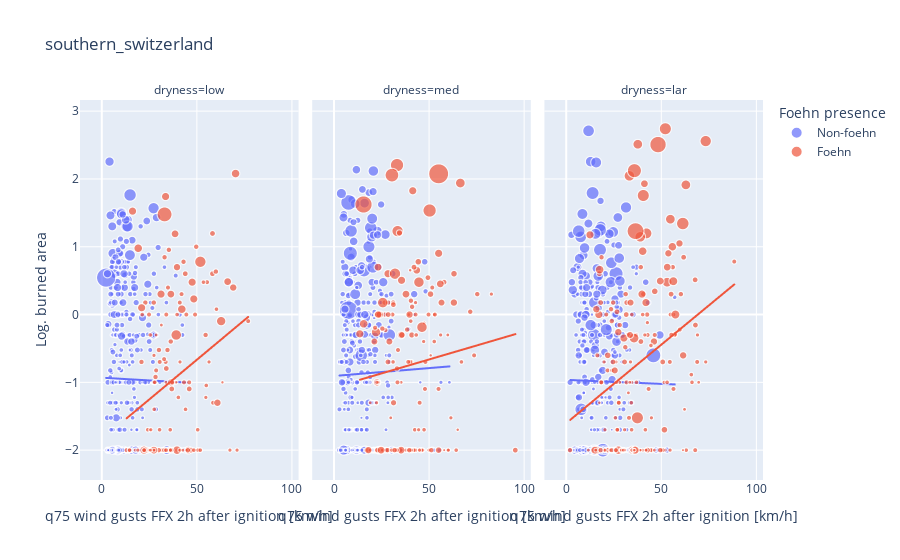
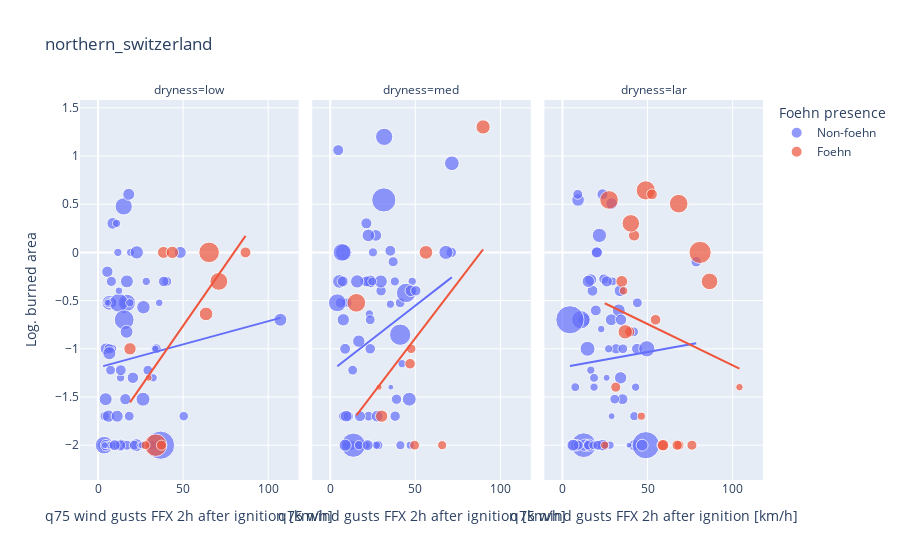

Notebook code cell kept with these figures, in order:
### Code cell
# Loop over all regions
for region in ["southern_switzerland", "northern_switzerland"]:
    df_region = pd.DataFrame()
    for station in regions[region]:

        # Filter the indice dataframe for a station
        if station == "MAG": # If station is MAG, use fire indice data from OTL instead (since they are close and no fire indice data is avaliable for MAG)
            df_indices_st = df_indices.loc[df_indices["abbreviation"]=="OTL", :].set_index("date", verify_integrity=True)
        else:
            df_indices_st = df_indices.loc[df_indices["abbreviation"]==station, :].set_index("date", verify_integrity=True)

        # Select the indice of interest (here the actual FWI). Shift by one day to look at the ignition conditions the day before.
        df_indices_st["FWI_day_before"] = df_indices_st["FWI"].shift(periods=1, freq="D")

        # Filter fires for station of interest.
        df_fires_st = df_fires.loc[df_fires["abbreviation"]==station, :].set_index("date")

        # Join fire data and indice data
        df_st = df_fires_st.join(df_indices_st["FWI_day_before"], how="inner")

        # Define ignition conditions/dryness by FWI quantiles of previous day
        df_st["dryness"] = pd.qcut(df_st["FWI_day_before"], q=3, labels=["low", "med", "lar"])
        
        df_region = pd.concat([df_region, df_st], axis=0, ignore_index=True)
    
    # Set some aliases
    hours = 2
    FFX_q = "q75"
    foehn_variable = f"foehn_minutes_during_{hours}_hours_after_start_of_fire"
    FFX_variable = f"FFX_{FFX_q}_during_{hours}_hours_after_start_of_fire"
    
    # Remove any unknown values
    df_region = df_region.dropna(subset=[foehn_variable, FFX_variable, "FWI_day_before"]).reset_index(drop=True)
    
    # Bin the foehn duration values into non-foehn and foehn
    df_region[f"{foehn_variable}_bin"] = pd.cut(df_region[foehn_variable], bins=[-0.001, 0.001, hours*60], labels=["Non-foehn", "Foehn"])

    # Look at the logarithm of the burned area
    df_region["log_burned_area"] = np.log10(df_region["total [ha]"])
    df_region["sqrt_duration_min"] = np.sqrt(df_region["duration_min"])  # Take square root for visibility
    
    # Plot figure
    fig = px.scatter(
        data_frame=df_region, x=FFX_variable, y="log_burned_area", facet_col="dryness", color=f"{foehn_variable}_bin", title=region, size="sqrt_duration_min",
        category_orders= {"dryness": ["low", "med", "lar"], f"{foehn_variable}_bin": ["Non-foehn", "Foehn"]}, 
        labels={f"{foehn_variable}_bin": "Foehn presence", FFX_variable: f"{FFX_q} wind gusts FFX 2h after ignition [km/h]", "log_burned_area": "Log. burned area", "sqrt_duration_min" : "(Size) Root of fire duration"},  
        trendline="ols",
        height=500
    )
    fig.show()

### Figure 1 — Plotly figure (JSON) as saved in the notebook; plotly's stock layout.template omitted (floating-point values rounded to 4 significant figures; data arrays with more than 128 entries replaced by an {"elided": "..."} marker saying what was removed)
{"data": [{"hovertemplate": "Foehn presence=Non-foehn<br>dryness=low<br>q75 wind gusts FFX 2h after ignition [km/h]=%{x}<br>Log. burned area=%{y}<br>(Size) Root of fire duration=%{marker.size}<extra></extra>", "legendgroup": "Non-foehn", "marker": {"color": "#636efa", "size": {"elided": "440 float values"}, "sizemode": "area", "sizeref": 0.07476, "symbol": "circle"}, "mode": "markers", "name": "Non-foehn", "showlegend": true, "type": "scattergl", "x": {"elided": "440 float values"}, "xaxis": "x", "y": {"elided": "440 float values"}, "yaxis": "y"}, {"hovertemplate": "<b>OLS trendline</b><br>log_burned_area = -0.00160907 * FFX_q75_during_2_hours_after_start_of_fire + -0.931458<br>R<sup>2</sup>=0.000130<br><br>Foehn presence=Non-foehn<br>dryness=low<br>q75 wind gusts FFX 2h after ignition [km/h]=%{x}<br>Log. burned area=%{y} <b>(trend)</b><extra></extra>", "legendgroup": "Non-foehn", "marker": {"color": "#636efa", "symbol": "circle"}, "mode": "lines", "name": "Non-foehn", "showlegend": false, "type": "scattergl", "x": {"elided": "440 float values"}, "xaxis": "x", "y": {"elided": "440 float values"}, "yaxis": "y"}, {"hovertemplate": "Foehn presence=Non-foehn<br>dryness=med<br>q75 wind gusts FFX 2h after ignition [km/h]=%{x}<br>Log. burned area=%{y}<br>(Size) Root of fire duration=%{marker.size}<extra></extra>", "legendgroup": "Non-foehn", "marker": {"color": "#636efa", "size": {"elided": "428 float values"}, "sizemode": "area", "sizeref": 0.07476, "symbol": "circle"}, "mode": "markers", "name": "Non-foehn", "showlegend": false, "type": "scattergl", "x": {"elided": "428 float values"}, "xaxis": "x2", "y": {"elided": "428 float values"}, "yaxis": "y2"}, {"hovertemplate": "<b>OLS trendline</b><br>log_burned_area = 0.00232206 * FFX_q75_during_2_hours_after_start_of_fire + -0.906332<br>R<sup>2</sup>=0.000373<br><br>Foehn presence=Non-foehn<br>dryness=med<br>q75 wind gusts FFX 2h after ignition [km/h]=%{x}<br>Log. burned area=%{y} <b>(trend)</b><extra></extra>", "legendgroup": "Non-foehn", "marker": {"color": "#636efa", "symbol": "circle"}, "mode": "lines", "name": "Non-foehn", "showlegend": false, "type": "scattergl", "x": {"elided": "428 float values"}, "xaxis": "x2", "y": {"elided": "428 float values"}, "yaxis": "y2"}, {"hovertemplate": "Foehn presence=Non-foehn<br>dryness=lar<br>q75 wind gusts FFX 2h after ignition [km/h]=%{x}<br>Log. burned area=%{y}<br>(Size) Root of fire duration=%{marker.size}<extra></extra>", "legendgroup": "Non-foehn", "marker": {"color": "#636efa", "size": {"elided": "456 float values"}, "sizemode": "area", "sizeref": 0.07476, "symbol": "circle"}, "mode": "markers", "name": "Non-foehn", "showlegend": false, "type": "scattergl", "x": {"elided": "456 float values"}, "xaxis": "x3", "y": {"elided": "456 float values"}, "yaxis": "y3"}, {"hovertemplate": "<b>OLS trendline</b><br>log_burned_area = -0.00118396 * FFX_q75_during_2_hours_after_start_of_fire + -0.962883<br>R<sup>2</sup>=0.000108<br><br>Foehn presence=Non-foehn<br>dryness=lar<br>q75 wind gusts FFX 2h after ignition [km/h]=%{x}<br>Log. burned area=%{y} <b>(trend)</b><extra></extra>", "legendgroup": "Non-foehn", "marker": {"color": "#636efa", "symbol": "circle"}, "mode": "lines", "name": "Non-foehn", "showlegend": false, "type": "scattergl", "x": {"elided": "456 float values"}, "xaxis": "x3", "y": {"elided": "456 float values"}, "yaxis": "y3"}, {"hovertemplate": "Foehn presence=Foehn<br>dryness=low<br>q75 wind gusts FFX 2h after ignition [km/h]=%{x}<br>Log. burned area=%{y}<br>(Size) Root of fire duration=%{marker.size}<extra></extra>", "legendgroup": "Foehn", "marker": {"color": "#EF553B", "size": {"elided": "140 float values"}, "sizemode": "area", "sizeref": 0.07476, "symbol": "circle"}, "mode": "markers", "name": "Foehn", "showlegend": true, "type": "scattergl", "x": {"elided": "140 float values"}, "xaxis": "x", "y": {"elided": "140 float values"}, "yaxis": "y"}, {"hovertemplate": "<b>OLS trendline</b><br>log_burned_area = 0.0233873 * FFX_q75_during_2_hours_after_start_of_fire + -1.8364<br>R<sup>2</sup>=0.077849<br><br>Foehn presence=Foehn<br>dryness=low<br>q75 wind gusts FFX 2h after ignition [km/h]=%{x}<br>Log. burned area=%{y} <b>(trend)</b><extra></extra>", "legendgroup": "Foehn", "marker": {"color": "#EF553B", "symbol": "circle"}, "mode": "lines", "name": "Foehn", "showlegend": false, "type": "scattergl", "x": {"elided": "140 float values"}, "xaxis": "x", "y": {"elided": "140 float values"}, "yaxis": "y"}, {"hovertemplate": "Foehn presence=Foehn<br>dryness=med<br>q75 wind gusts FFX 2h after ignition [km/h]=%{x}<br>Log. burned area=%{y}<br>(Size) Root of fire duration=%{marker.size}<extra></extra>", "legendgroup": "Foehn", "marker": {"color": "#EF553B", "size": {"elided": "155 float values"}, "sizemode": "area", "sizeref": 0.07476, "symbol": "circle"}, "mode": "markers", "name": "Foehn", "showlegend": false, "type": "scattergl", "x": {"elided": "155 float values"}, "xaxis": "x2", "y": {"elided": "155 float values"}, "yaxis": "y2"}, {"hovertemplate": "<b>OLS trendline</b><br>log_burned_area = 0.00822922 * FFX_q75_during_2_hours_after_start_of_fire + -1.07499<br>R<sup>2</sup>=0.011103<br><br>Foehn presence=Foehn<br>dryness=med<br>q75 wind gusts FFX 2h after ignition [km/h]=%{x}<br>Log. burned area=%{y} <b>(trend)</b><extra></extra>", "legendgroup": "Foehn", "marker": {"color": "#EF553B", "symbol": "circle"}, "mode": "lines", "name": "Foehn", "showlegend": false, "type": "scattergl", "x": {"elided": "155 float values"}, "xaxis": "x2", "y": {"elided": "155 float values"}, "yaxis": "y2"}, {"hovertemplate": "Foehn presence=Foehn<br>dryness=lar<br>q75 wind gusts FFX 2h after ignition [km/h]=%{x}<br>Log. burned area=%{y}<br>(Size) Root of fire duration=%{marker.size}<extra></extra>", "legendgroup": "Foehn", "marker": {"color": "#EF553B", "size": {"elided": "179 float values"}, "sizemode": "area", "sizeref": 0.07476, "symbol": "circle"}, "mode": "markers", "name": "Foehn", "showlegend": false, "type": "scattergl", "x": {"elided": "179 float values"}, "xaxis": "x3", "y": {"elided": "179 float values"}, "yaxis": "y3"}, {"hovertemplate": "<b>OLS trendline</b><br>log_burned_area = 0.0231422 * FFX_q75_during_2_hours_after_start_of_fire + -1.60732<br>R<sup>2</sup>=0.086745<br><br>Foehn presence=Foehn<br>dryness=lar<br>q75 wind gusts FFX 2h after ignition [km/h]=%{x}<br>Log. burned area=%{y} <b>(trend)</b><extra></extra>", "legendgroup": "Foehn", "marker": {"color": "#EF553B", "symbol": "circle"}, "mode": "lines", "name": "Foehn", "showlegend": false, "type": "scattergl", "x": {"elided": "179 float values"}, "xaxis": "x3", "y": {"elided": "179 float values"}, "yaxis": "y3"}], "layout": {"annotations": [{"font": {}, "showarrow": false, "text": "dryness=low", "x": 0.16, "xanchor": "center", "xref": "paper", "y": 1, "yanchor": "bottom", "yref": "paper"}, {"font": {}, "showarrow": false, "text": "dryness=med", "x": 0.5, "xanchor": "center", "xref": "paper", "y": 1, "yanchor": "bottom", "yref": "paper"}, {"font": {}, "showarrow": false, "text": "dryness=lar", "x": 0.84, "xanchor": "center", "xref": "paper", "y": 1, "yanchor": "bottom", "yref": "paper"}], "autosize": true, "legend": {"itemsizing": "constant", "title": {"text": "Foehn presence"}, "tracegroupgap": 0}, "title": {"text": "southern_switzerland"}, "xaxis": {"anchor": "y", "autorange": true, "domain": [0, 0.32], "range": [-7.376, 102.2], "title": {"text": "q75 wind gusts FFX 2h after ignition [km/h]"}, "type": "linear"}, "xaxis2": {"anchor": "y2", "autorange": true, "domain": [0.34, 0.66], "matches": "x", "range": [-7.376, 102.2], "title": {"text": "q75 wind gusts FFX 2h after ignition [km/h]"}, "type": "linear"}, "xaxis3": {"anchor": "y3", "autorange": true, "domain": [0.68, 1.0], "matches": "x", "range": [-7.376, 102.2], "title": {"text": "q75 wind gusts FFX 2h after ignition [km/h]"}, "type": "linear"}, "yaxis": {"anchor": "x", "autorange": true, "domain": [0, 1], "range": [-2.476, 3.197], "title": {"text": "Log. burned area"}, "type": "linear"}, "yaxis2": {"anchor": "x2", "autorange": true, "domain": [0, 1], "matches": "y", "range": [-2.476, 3.197], "showticklabels": false, "type": "linear"}, "yaxis3": {"anchor": "x3", "autorange": true, "domain": [0, 1], "matches": "y", "range": [-2.476, 3.197], "showticklabels": false, "type": "linear"}}}

### Figure 2 — Plotly figure (JSON) as saved in the notebook; plotly's stock layout.template omitted (floating-point values rounded to 4 significant figures)
{"data": [{"hovertemplate": "Foehn presence=Non-foehn<br>dryness=low<br>q75 wind gusts FFX 2h after ignition [km/h]=%{x}<br>Log. burned area=%{y}<br>(Size) Root of fire duration=%{marker.size}<extra></extra>", "legendgroup": "Non-foehn", "marker": {"color": "#636efa", "size": [1.414, 1.871, 1.42, 2.652, 1.323, 1.803, 1.278, 1, 4.586, 2.004, 4.361, 1.016, 2.004, 1.008, 1.875, 1.258, 1, 0.7638, 1.571, 3.162, 1.414, 1.42, 1.586, 1.941, 0.7071, 1.426, 4.361, 5.101, 2.008, 2.449, 0.866, 0.8756, 1.008, 0.7186, 5.788, 2.453, 1.008, 1.414, 2.236, 2.858, 1.633, 2.121, 1.472, 1.414, 1.414, 1.936, 0.866, 1, 11.75, 2.598, 1.5, 2.466, 1.323, 0.8165, 1, 2.449, 2.517, 1.225, 1.118, 2.236, 1.565, 2.121, 0.7071, 0.9129, 2.446, 0.7071, 1.5, 2.121, 1.78, 0.8165, 1.732, 1.414], "sizemode": "area", "sizeref": 0.02937, "symbol": "circle"}, "mode": "markers", "name": "Non-foehn", "orientation": "v", "showlegend": true, "type": "scatter", "x": [25.48, 5.5, 29.27, 26.7, 4, 3.075, 31.98, 26.3, 3.6, 4.7, 15.1, 28.38, 14.28, 13.25, 16.07, 8.3, 19.18, 14.5, 6.575, 6.675, 15.25, 7.6, 8.075, 4.7, 15.18, 6.1, 16.95, 12.2, 8.7, 16.98, 12.3, 5.575, 18.7, 5.8, 15.38, 22.5, 11.68, 40.4, 13.18, 26.45, 38.6, 18.05, 17, 18.35, 21.3, 20.5, 35.98, 32.4, 36.73, 22.77, 34.2, 4.5, 50.38, 33.73, 10.9, 107.2, 6.675, 11.25, 8.3, 6.2, 13.25, 11.28, 24.85, 6.8, 16.78, 4.05, 7.85, 48.33, 9.8, 25.9, 13.4, 7.375], "xaxis": "x", "y": [-2, -0.2007, -1.222, -0.5686, -1.699, -2, -2, -2, -2, -1, 0.4771, -0.301, -2, -1.301, -1.523, -1, 0, -2, -1, -0.5229, -0.5229, -0.5229, -0.5229, -2, -0.6021, -0.5229, -0.5229, -0.5229, 0.301, -0.301, -0.3979, -2, -0.5229, -0.5229, -0.699, -2, 0, -0.301, -2, -1.523, -0.301, 0.6021, -2, -1.699, -2, -1.301, -0.5229, -1.301, -2, 0, -1, -1.523, -1.699, -1, 0.301, -0.699, -1.046, -2, -2, -1.699, -2, -1.699, -2, -2, -0.8239, -2, -0.301, 0, -2, -2, -1.222, -1.222], "yaxis": "y"}, {"hovertemplate": "<b>OLS trendline</b><br>log_burned_area = 0.00480826 * FFX_q75_during_2_hours_after_start_of_fire + -1.19481<br>R<sup>2</sup>=0.009021<br><br>Foehn presence=Non-foehn<br>dryness=low<br>q75 wind gusts FFX 2h after ignition [km/h]=%{x}<br>Log. burned area=%{y} <b>(trend)</b><extra></extra>", "legendgroup": "Non-foehn", "marker": {"color": "#636efa", "symbol": "circle"}, "mode": "lines", "name": "Non-foehn", "showlegend": false, "type": "scatter", "x": [3.075, 3.6, 4, 4.05, 4.5, 4.7, 4.7, 5.5, 5.575, 5.8, 6.1, 6.2, 6.575, 6.675, 6.675, 6.8, 7.375, 7.6, 7.85, 8.075, 8.3, 8.3, 8.7, 9.8, 10.9, 11.25, 11.28, 11.68, 12.2, 12.3, 13.18, 13.25, 13.25, 13.4, 14.28, 14.5, 15.1, 15.18, 15.25, 15.38, 16.07, 16.78, 16.95, 16.98, 17, 18.05, 18.35, 18.7, 19.18, 20.5, 21.3, 22.5, 22.77, 24.85, 25.48, 25.9, 26.3, 26.45, 26.7, 28.38, 29.27, 31.98, 32.4, 33.73, 34.2, 35.98, 36.73, 38.6, 40.4, 48.33, 50.38, 107.2], "xaxis": "x", "y": [-1.18, -1.178, -1.176, -1.175, -1.173, -1.172, -1.172, -1.168, -1.168, -1.167, -1.165, -1.165, -1.163, -1.163, -1.163, -1.162, -1.159, -1.158, -1.157, -1.156, -1.155, -1.155, -1.153, -1.148, -1.142, -1.141, -1.141, -1.139, -1.136, -1.136, -1.131, -1.131, -1.131, -1.13, -1.126, -1.125, -1.122, -1.122, -1.121, -1.121, -1.118, -1.114, -1.113, -1.113, -1.113, -1.108, -1.107, -1.105, -1.103, -1.096, -1.092, -1.087, -1.085, -1.075, -1.072, -1.07, -1.068, -1.068, -1.066, -1.058, -1.054, -1.041, -1.039, -1.033, -1.03, -1.022, -1.018, -1.009, -1.001, -0.9625, -0.9526, -0.6795], "yaxis": "y"}, {"hovertemplate": "Foehn presence=Non-foehn<br>dryness=med<br>q75 wind gusts FFX 2h after ignition [km/h]=%{x}<br>Log. burned area=%{y}<br>(Size) Root of fire duration=%{marker.size}<extra></extra>", "legendgroup": "Non-foehn", "marker": {"color": "#636efa", "size": [1.231, 1.633, 1.633, 2.915, 3.165, 1.42, 2.24, 1.225, 1.041, 1.414, 1.426, 2.739, 1.78, 1, 1, 1.414, 1, 2.831, 1.746, 1.581, 1.414, 1.522, 1, 1.008, 8.603, 1.426, 4.002, 2.004, 1.016, 1.008, 1.737, 1.231, 2.55, 1.581, 2.24, 2.236, 1.231, 4.384, 1.586, 1.737, 1.732, 1.5, 2.598, 2.5, 1.155, 5.583, 0.5, 1.225, 1.78, 2, 1.008, 1.581, 1.581, 6.671, 1, 0.9574, 1.581, 1, 1, 1.78, 8.66, 1.258, 1.732, 2.179, 1.784, 2.338, 1.78, 4.61, 4.708, 1.996, 1.581, 2.037], "sizemode": "area", "sizeref": 0.02937, "symbol": "circle"}, "mode": "markers", "name": "Non-foehn", "orientation": "v", "showlegend": false, "type": "scatter", "x": [25.1, 71.08, 23.5, 67.97, 71.47, 22.52, 16.78, 28.27, 48.17, 41.1, 20.25, 5.4, 21.25, 20.4, 10.5, 13.18, 8.575, 46.45, 17, 12.43, 7.775, 9.8, 27.1, 23, 31.48, 23.5, 7.9, 26.8, 18.8, 9.05, 7.3, 9.8, 23.4, 5.975, 23.8, 7.675, 41.23, 31.7, 29.88, 21.48, 35.3, 36.98, 15.85, 29.73, 24.68, 44.6, 35.6, 37.98, 17.48, 47.38, 42.2, 38.98, 10.6, 41.1, 18.1, 46.98, 38.15, 21.35, 35.38, 17.57, 13.57, 16.9, 8.75, 8.75, 22, 22.4, 4.7, 6.9, 4.175, 9.375, 50.3, 27.55], "xaxis": "x2", "y": [0, 0, -1, 0, 0.9243, -1.699, -0.9208, -2, -0.301, -0.5229, -0.301, -0.301, 0.301, -2, -2, -1.222, -2, -1.523, -2, -2, -1.699, -0.5229, -2, -0.6383, 0.5441, -0.699, 0, 0.1761, -2, -0.5229, -0.301, -2, -0.301, -0.5229, -0.301, -0.699, -2, 1.199, -0.3979, -0.301, 0.01703, -0.09691, -0.301, -0.301, -0.301, -0.4202, -1.398, -0.301, -1.699, -0.3979, -1.155, -1.523, -1.699, -0.8539, -2, -2, -1.699, -2, -0.5376, -2, -2, -2, -1, -2, -2, 0.1761, 1.061, 0, -0.5229, -1.699, -0.3979, -1.699], "yaxis": "y2"}, {"hovertemplate": "<b>OLS trendline</b><br>log_burned_area = 0.0137105 * FFX_q75_during_2_hours_after_start_of_fire + -1.23776<br>R<sup>2</sup>=0.059048<br><br>Foehn presence=Non-foehn<br>dryness=med<br>q75 wind gusts FFX 2h after ignition [km/h]=%{x}<br>Log. burned area=%{y} <b>(trend)</b><extra></extra>", "legendgroup": "Non-foehn", "marker": {"color": "#636efa", "symbol": "circle"}, "mode": "lines", "name": "Non-foehn", "showlegend": false, "type": "scatter", "x": [4.175, 4.7, 5.4, 5.975, 6.9, 7.3, 7.675, 7.775, 7.9, 8.575, 8.75, 8.75, 9.05, 9.375, 9.8, 9.8, 10.5, 10.6, 12.43, 13.18, 13.57, 15.85, 16.78, 16.9, 17, 17.48, 17.57, 18.1, 18.8, 20.25, 20.4, 21.25, 21.35, 21.48, 22, 22.4, 22.52, 23, 23.4, 23.5, 23.5, 23.8, 24.68, 25.1, 26.8, 27.1, 27.55, 28.27, 29.73, 29.88, 31.48, 31.7, 35.3, 35.38, 35.6, 36.98, 37.98, 38.15, 38.98, 41.1, 41.1, 41.23, 42.2, 44.6, 46.45, 46.98, 47.38, 48.17, 50.3, 67.97, 71.08, 71.47], "xaxis": "x2", "y": [-1.181, -1.173, -1.164, -1.156, -1.143, -1.138, -1.133, -1.131, -1.129, -1.12, -1.118, -1.118, -1.114, -1.109, -1.103, -1.103, -1.094, -1.092, -1.067, -1.057, -1.052, -1.02, -1.008, -1.006, -1.005, -0.9982, -0.9968, -0.9896, -0.98, -0.9601, -0.9581, -0.9464, -0.945, -0.9433, -0.9361, -0.9306, -0.9289, -0.9224, -0.9169, -0.9156, -0.9156, -0.9114, -0.8995, -0.8936, -0.8703, -0.8662, -0.86, -0.8501, -0.8302, -0.8282, -0.8062, -0.8031, -0.7538, -0.7527, -0.7497, -0.7308, -0.7171, -0.7147, -0.7034, -0.6743, -0.6743, -0.6725, -0.6592, -0.6263, -0.6009, -0.5937, -0.5882, -0.5773, -0.5481, -0.3058, -0.2633, -0.2578], "yaxis": "y2"}, {"hovertemplate": "Foehn presence=Non-foehn<br>dryness=lar<br>q75 wind gusts FFX 2h after ignition [km/h]=%{x}<br>Log. burned area=%{y}<br>(Size) Root of fire duration=%{marker.size}<extra></extra>", "legendgroup": "Non-foehn", "marker": {"color": "#636efa", "size": [1.586, 1.871, 1.008, 1.414, 1.581, 0.7188, 1.155, 1.225, 1.871, 1.732, 1, 9.002, 1.742, 1, 1, 1.732, 2.306, 1.176, 0.7071, 0.5164, 0.8466, 1.147, 1.732, 2.236, 1.803, 1.414, 1.732, 1.5, 2.349, 1, 1.581, 1.779, 3.279, 0.8756, 10.93, 1, 2.004, 2.004, 1.826, 1.42, 3, 1.732, 2.449, 1.384, 2.07, 2.236, 1.155, 2, 0.7071, 3.873, 1.915, 2.179, 1.291, 4.95, 1.954, 1.483, 2.078, 2.121, 1.08, 1.443, 11.7, 1.384, 2.125, 2.236], "sizemode": "area", "sizeref": 0.02937, "symbol": "circle"}, "mode": "markers", "name": "Non-foehn", "orientation": "v", "showlegend": false, "type": "scatter", "x": [20.2, 20.2, 43, 41.8, 78.58, 25.95, 7.55, 42.2, 42.2, 35.3, 16.68, 12.47, 22.15, 18.57, 18.57, 19.6, 13.07, 18.57, 10.28, 39.1, 22.77, 29.38, 14.05, 13.07, 23.55, 44, 17.65, 24.27, 9.175, 27.98, 31.48, 6.55, 14.75, 24.57, 48.98, 27.18, 28.9, 33.8, 26.05, 9, 21.7, 43.77, 33.1, 35.47, 28.68, 34.17, 11.45, 23.8, 28.9, 49.58, 34.4, 15.78, 15.18, 10.8, 8.1, 9.25, 46.83, 6.2, 18, 20.77, 4.4, 30.7, 16.6, 15.2], "xaxis": "x3", "y": [0, 0, -1.398, -0.8239, -0.09691, -1.301, -1.398, -1.699, -2, -1.523, -1.222, -2, -2, -2, -1.398, -0.6021, -0.699, -1.301, -2, -2, -0.7959, -0.301, -2, -2, 0.6021, -0.5229, -0.3979, -0.2757, 0.5441, -2, -1, -2, -1, -2, -2, -1, 0.5051, -0.3979, -0.301, 0.6021, 0.1761, -1, -0.6021, -1, -0.699, -1.301, -0.699, -2, -1.699, -1, -0.699, -2, -2, -0.699, -2, -2, -2, -2, -2, -2, -0.699, -1.523, -0.284, -0.301], "yaxis": "y3"}, {"hovertemplate": "<b>OLS trendline</b><br>log_burned_area = 0.00318229 * FFX_q75_during_2_hours_after_start_of_fire + -1.19182<br>R<sup>2</sup>=0.002927<br><br>Foehn presence=Non-foehn<br>dryness=lar<br>q75 wind gusts FFX 2h after ignition [km/h]=%{x}<br>Log. burned area=%{y} <b>(trend)</b><extra></extra>", "legendgroup": "Non-foehn", "marker": {"color": "#636efa", "symbol": "circle"}, "mode": "lines", "name": "Non-foehn", "showlegend": false, "type": "scatter", "x": [4.4, 6.2, 6.55, 7.55, 8.1, 9, 9.175, 9.25, 10.28, 10.8, 11.45, 12.47, 13.07, 13.07, 14.05, 14.75, 15.18, 15.2, 15.78, 16.6, 16.68, 17.65, 18, 18.57, 18.57, 18.57, 19.6, 20.2, 20.2, 20.77, 21.7, 22.15, 22.77, 23.55, 23.8, 24.27, 24.57, 25.95, 26.05, 27.18, 27.98, 28.68, 28.9, 28.9, 29.38, 30.7, 31.48, 33.1, 33.8, 34.17, 34.4, 35.3, 35.47, 39.1, 41.8, 42.2, 42.2, 43, 43.77, 44, 46.83, 48.98, 49.58, 78.58], "xaxis": "x3", "y": [-1.178, -1.172, -1.171, -1.168, -1.166, -1.163, -1.163, -1.162, -1.159, -1.157, -1.155, -1.152, -1.15, -1.15, -1.147, -1.145, -1.144, -1.143, -1.142, -1.139, -1.139, -1.136, -1.135, -1.133, -1.133, -1.133, -1.129, -1.128, -1.128, -1.126, -1.123, -1.121, -1.119, -1.117, -1.116, -1.115, -1.114, -1.109, -1.109, -1.105, -1.103, -1.101, -1.1, -1.1, -1.098, -1.094, -1.092, -1.086, -1.084, -1.083, -1.082, -1.079, -1.079, -1.067, -1.059, -1.058, -1.058, -1.055, -1.053, -1.052, -1.043, -1.036, -1.034, -0.9418], "yaxis": "y3"}, {"hovertemplate": "Foehn presence=Foehn<br>dryness=low<br>q75 wind gusts FFX 2h after ignition [km/h]=%{x}<br>Log. burned area=%{y}<br>(Size) Root of fire duration=%{marker.size}<extra></extra>", "legendgroup": "Foehn", "marker": {"color": "#EF553B", "size": [6.248, 2.24, 7.418, 1.183, 1.737, 2.121, 0.7071, 2.739, 4.683, 2.24, 1.506], "sizemode": "area", "sizeref": 0.02937, "symbol": "circle"}, "mode": "markers", "name": "Foehn", "orientation": "v", "showlegend": true, "type": "scatter", "x": [65.28, 18.8, 33.92, 27.93, 86.68, 38.45, 29.73, 63.48, 71, 43.67, 37.27], "xaxis": "x", "y": [0, -1, -2, -2, 0, 0, -1.301, -0.6383, -0.301, 0, -2], "yaxis": "y"}, {"hovertemplate": "<b>OLS trendline</b><br>log_burned_area = 0.0254266 * FFX_q75_during_2_hours_after_start_of_fire + -2.03323<br>R<sup>2</sup>=0.397093<br><br>Foehn presence=Foehn<br>dryness=low<br>q75 wind gusts FFX 2h after ignition [km/h]=%{x}<br>Log. burned area=%{y} <b>(trend)</b><extra></extra>", "legendgroup": "Foehn", "marker": {"color": "#EF553B", "symbol": "circle"}, "mode": "lines", "name": "Foehn", "showlegend": false, "type": "scatter", "x": [18.8, 27.93, 29.73, 33.92, 37.27, 38.45, 43.67, 63.48, 65.28, 71, 86.68], "xaxis": "x", "y": [-1.555, -1.323, -1.277, -1.171, -1.085, -1.056, -0.9227, -0.4193, -0.3735, -0.2279, 0.1706], "yaxis": "y"}, {"hovertemplate": "Foehn presence=Foehn<br>dryness=med<br>q75 wind gusts FFX 2h after ignition [km/h]=%{x}<br>Log. burned area=%{y}<br>(Size) Root of fire duration=%{marker.size}<extra></extra>", "legendgroup": "Foehn", "marker": {"color": "#EF553B", "size": [5.099, 1.335, 1.414, 2.24, 0.5774, 1.225, 2.986, 2.775, 1.648], "sizemode": "area", "sizeref": 0.02937, "symbol": "circle"}, "mode": "markers", "name": "Foehn", "orientation": "v", "showlegend": false, "type": "scatter", "x": [15.38, 47.55, 49.58, 30.2, 28.68, 65.78, 89.83, 56.25, 46.9], "xaxis": "x2", "y": [-0.5229, -1, -2, -1.699, -1.398, -2, 1.301, 0, -1.155], "yaxis": "y2"}, {"hovertemplate": "<b>OLS trendline</b><br>log_burned_area = 0.0231236 * FFX_q75_during_2_hours_after_start_of_fire + -2.04664<br>R<sup>2</sup>=0.227101<br><br>Foehn presence=Foehn<br>dryness=med<br>q75 wind gusts FFX 2h after ignition [km/h]=%{x}<br>Log. burned area=%{y} <b>(trend)</b><extra></extra>", "legendgroup": "Foehn", "marker": {"color": "#EF553B", "symbol": "circle"}, "mode": "lines", "name": "Foehn", "showlegend": false, "type": "scatter", "x": [15.38, 28.68, 30.2, 46.9, 47.55, 49.58, 56.25, 65.78, 89.83], "xaxis": "x2", "y": [-1.691, -1.384, -1.348, -0.9621, -0.9471, -0.9003, -0.7459, -0.5257, 0.03045], "yaxis": "y2"}, {"hovertemplate": "Foehn presence=Foehn<br>dryness=lar<br>q75 wind gusts FFX 2h after ignition [km/h]=%{x}<br>Log. burned area=%{y}<br>(Size) Root of fire duration=%{marker.size}<extra></extra>", "legendgroup": "Foehn", "marker": {"color": "#EF553B", "size": [5.099, 1.875, 7.224, 4.054, 1.581, 1.658, 5.099, 1.871, 2.062, 1.489, 4.531, 1.5, 1.08, 0.9574, 3.041, 1.414, 1, 1.906, 0.8367, 5.391, 1.698, 1.528], "sizemode": "area", "sizeref": 0.02937, "symbol": "circle"}, "mode": "markers", "name": "Foehn", "orientation": "v", "showlegend": false, "type": "scatter", "x": [68.3, 58.78, 80.88, 86.42, 39.48, 54.7, 27.4, 42.1, 34.85, 76.08, 40.17, 31.33, 35.9, 46.38, 36.88, 68.5, 24.85, 59.15, 104, 48.95, 52.6, 67.4], "xaxis": "x3", "y": [0.5051, -2, 0, -0.301, -0.8239, -0.699, 0.5441, 0.1761, -0.301, -2, 0.301, -1.398, -0.3979, -1.699, -0.8239, -2, -2, -2, -1.398, 0.6435, 0.6021, -2], "yaxis": "y3"}, {"hovertemplate": "<b>OLS trendline</b><br>log_burned_area = -0.00855795 * FFX_q75_during_2_hours_after_start_of_fire + -0.314908<br>R<sup>2</sup>=0.031434<br><br>Foehn presence=Foehn<br>dryness=lar<br>q75 wind gusts FFX 2h after ignition [km/h]=%{x}<br>Log. burned area=%{y} <b>(trend)</b><extra></extra>", "legendgroup": "Foehn", "marker": {"color": "#EF553B", "symbol": "circle"}, "mode": "lines", "name": "Foehn", "showlegend": false, "type": "scatter", "x": [24.85, 27.4, 31.33, 34.85, 35.9, 36.88, 39.48, 40.17, 42.1, 46.38, 48.95, 52.6, 54.7, 58.78, 59.15, 67.4, 68.3, 68.5, 76.08, 80.88, 86.42, 104], "xaxis": "x3", "y": [-0.5276, -0.5494, -0.583, -0.6132, -0.6221, -0.6305, -0.6527, -0.6587, -0.6752, -0.7118, -0.7338, -0.7651, -0.783, -0.8179, -0.8211, -0.8917, -0.8994, -0.9011, -0.966, -1.007, -1.055, -1.205], "yaxis": "y3"}], "layout": {"annotations": [{"font": {}, "showarrow": false, "text": "dryness=low", "x": 0.16, "xanchor": "center", "xref": "paper", "y": 1, "yanchor": "bottom", "yref": "paper"}, {"font": {}, "showarrow": false, "text": "dryness=med", "x": 0.5, "xanchor": "center", "xref": "paper", "y": 1, "yanchor": "bottom", "yref": "paper"}, {"font": {}, "showarrow": false, "text": "dryness=lar", "x": 0.84, "xanchor": "center", "xref": "paper", "y": 1, "yanchor": "bottom", "yref": "paper"}], "autosize": true, "legend": {"itemsizing": "constant", "title": {"text": "Foehn presence"}, "tracegroupgap": 0}, "title": {"text": "northern_switzerland"}, "xaxis": {"anchor": "y", "autorange": true, "domain": [0, 0.32], "range": [-5.612, 115.0], "title": {"text": "q75 wind gusts FFX 2h after ignition [km/h]"}, "type": "linear"}, "xaxis2": {"anchor": "y2", "autorange": true, "domain": [0.34, 0.66], "matches": "x", "range": [-5.612, 115.0], "title": {"text": "q75 wind gusts FFX 2h after ignition [km/h]"}, "type": "linear"}, "xaxis3": {"anchor": "y3", "autorange": true, "domain": [0.68, 1.0], "matches": "x", "range": [-5.612, 115.0], "title": {"text": "q75 wind gusts FFX 2h after ignition [km/h]"}, "type": "linear"}, "yaxis": {"anchor": "x", "autorange": true, "domain": [0, 1], "range": [-2.397, 1.601], "title": {"text": "Log. burned area"}, "type": "linear"}, "yaxis2": {"anchor": "x2", "autorange": true, "domain": [0, 1], "matches": "y", "range": [-2.397, 1.601], "showticklabels": false, "type": "linear"}, "yaxis3": {"anchor": "x3", "autorange": true, "domain": [0, 1], "matches": "y", "range": [-2.397, 1.601], "showticklabels": false, "type": "linear"}}}
